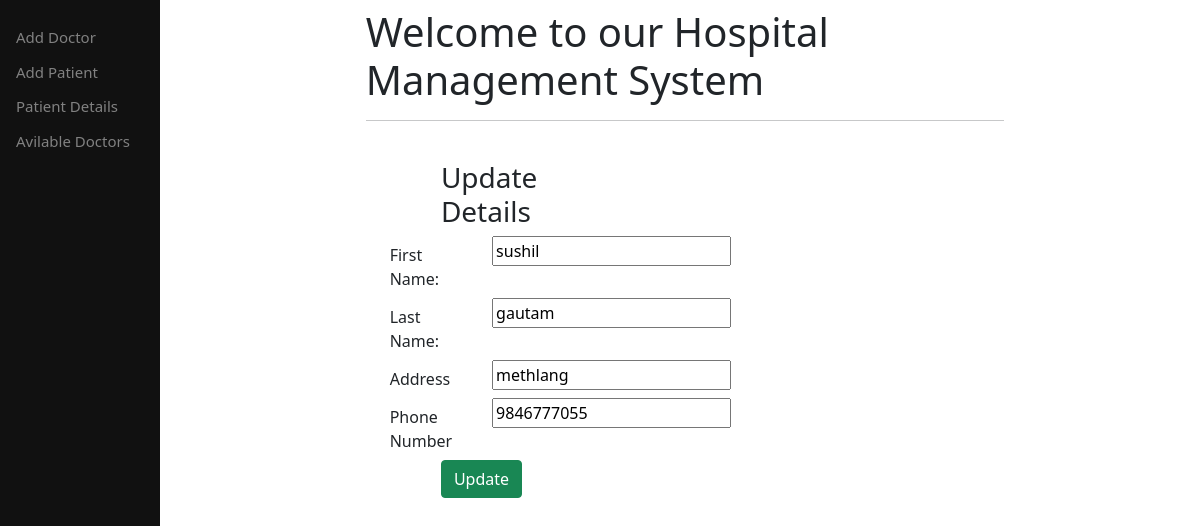
/edit/15, run on the app's committed database.
### main/models.py (models this page shows, shortened)
class Doctor(models.Model):
    first_name=models.CharField(max_length=200,blank=True)
    last_name=models.CharField(max_length=200,blank=True)
    address=models.CharField(max_length=100,blank=True)
    phone=models.CharField(max_length=20,blank=True)

### main/views.py (the view)
# urls.py: path('edit/<int:id>', views.edit),
def edit(request, id):
    doctor = Doctor.objects.get(id=id)
    return render(request,'main/edit.html',{'doctorss':doctor})

### main/templates/main/edit.html (shortened to what this page needs)
{%extends "main/base.html"%}
{%block content%}
<head>
  {% load crispy_forms_tags%}
</head>
<body>
<form method="POST" class="post-form" action="/update/{{doctorss.id}}">
    <div class="container">
<br>
    <div class="form-group row">
    <label class="col-sm-1 col-form-label"></label>
    <div class="col-sm-4">
    <h3>Update Details</h3>
    </div>
  </div>
  <div class="form-group row">
    <label class="col-sm-2 col-form-label">First Name:</label>
    <div class="col-sm-4">
        <input type="text" name="first_name" id="id_first_name" required maxlength="30" value="{{doctorss.first_name}}" />
    </div>
  </div>
    <div class="form-group row">
    <label class="col-sm-2 col-form-label">Last Name:</label>
    <div class="col-sm-4">
        <input type="text" name="last_name" id="id_last_name" required maxlength="30" value="{{doctorss.last_name}}" />
    </div>
  </div>
    <div class="form-group row">
    <label class="col-sm-2 col-form-label">Address</label>
    <div class="col-sm-4">
        <input type="text" name="address" id="id_address" required maxlength="15" value="{{doctorss.address}}" />
    </div>
  </div>
  <div class="form-group row">
    <label class="col-sm-2 col-form-label">Phone Number</label>
    <div class="col-sm-4">
        <input type="text" name="phone" id="id_phone" required maxlength="15" value="{{doctorss.phone}}" />
    </div>
  </div>
    <div class="form-group row">
    <label class="col-sm-1 col-form-label"></label>
    <div class="col-sm-4">
    <button type="submit" class="btn btn-success">Update</button>
    </div>
  </div>
    </div>
</form>
</body>
{%endblock%}

### data on the page
Doctor: first_name "sushil", last_name "gautam", address "methlang", phone "9846777055"
